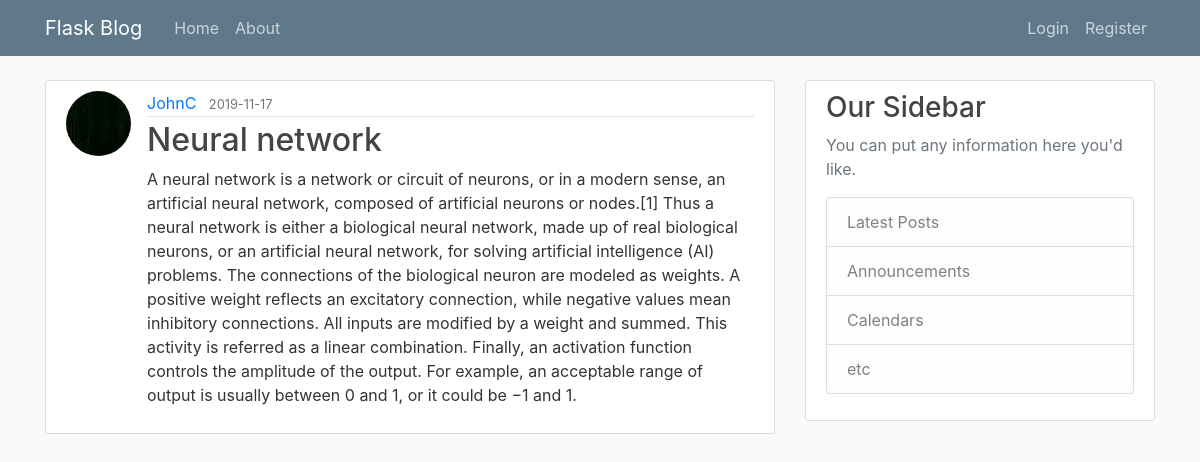
/post/10, run on the app's committed database.
### flaskblog/models.py (models this page shows, shortened)
class User(db.Model, UserMixin):
    id = db.Column(db.Integer, primary_key=True)
    username = db.Column(db.String(20), unique=True, nullable=False)
    email = db.Column(db.String(120), unique=True, nullable=False)
    image_file = db.Column(db.String(20), nullable=False, default='default.jpg')
    password = db.Column(db.String(60), nullable=False)
    posts = db.relationship('Post', backref='author', lazy=True)

class Post(db.Model):
    id = db.Column(db.Integer, primary_key=True)
    title = db.Column(db.String(100), nullable=False)
    date_posted = db.Column(db.DateTime, nullable=False, default=datetime.utcnow)
    content = db.Column(db.Text, nullable=False)
    user_id= db.Column(db.Integer, db.ForeignKey('user.id'), nullable=False)

### flaskblog/routes.py (the view)
@app.route("/post/<int:post_id>")
def post(post_id):
    post = Post.query.get_or_404(post_id)
    return render_template('post.html', title=post.title, post=post)

### flaskblog/templates/post.html (shortened to what this page needs)
{% extends "layout.html" %}
{% block content %}
<article class="media content-section">
    <img class="rounded-circle article-img" src="{{ url_for('static', filename='profile_pics/' + post.author.image_file) }}">
    <div class="media-body">
        <div class="article-metadata">
            <a class="mr-2" href="{{ url_for('user_posts', username=post.author.username) }}">{{ post.author.username }}</a>
            <small class="text-muted">{{ post.date_posted.strftime('%Y-%m-%d') }}</small>
        </div>
        <h2 class="article-title">{{ post.title }}</a></h2>
        <p class="article-content">{{ post.content }}</p>
    </div>
</article>
{% endblock content %}

### flaskblog/static/main.css (style rules this page uses)
body { background: #fafafa; color: #333333; margin-top: 5rem; }
h1, h2, h3, h4, h5, h6 { color: #444444; }
.content-section { background: #ffffff; padding: 10px 20px; border: 1px solid #dddddd; border-radius: 3px; margin-bottom: 20px; }
.article-title { color: #444444; }
.article-content { white-space: pre-line; }
.article-img { height: 65px; width: 65px; margin-right: 16px; }
.article-metadata { padding-bottom: 1px; margin-bottom: 4px; border-bottom: 1px solid #e3e3e3 }

### data on the page
User: image_file (picture), author.username "JohnC"
Post: date_posted "2019-11-17", title "Neural network", content "A neural network is a network or circuit of neurons, or in a modern sense, an artificial neural network, composed of artificial neurons or nodes.[1] Thus a neural network is either a biological neural network, made up of real biological neurons, or an artificial neural network, for solving artificial intelligence (AI) problems. The connections of the biological neuron are modeled as weights. A positive weight reflects an excitatory connection, while negative values mean inhibitory connections. All inputs are modified by a weight and summed. This activity is referred as a linear combination. Finally, an activation function controls the amplitude of the output. For example, an acceptable…"
